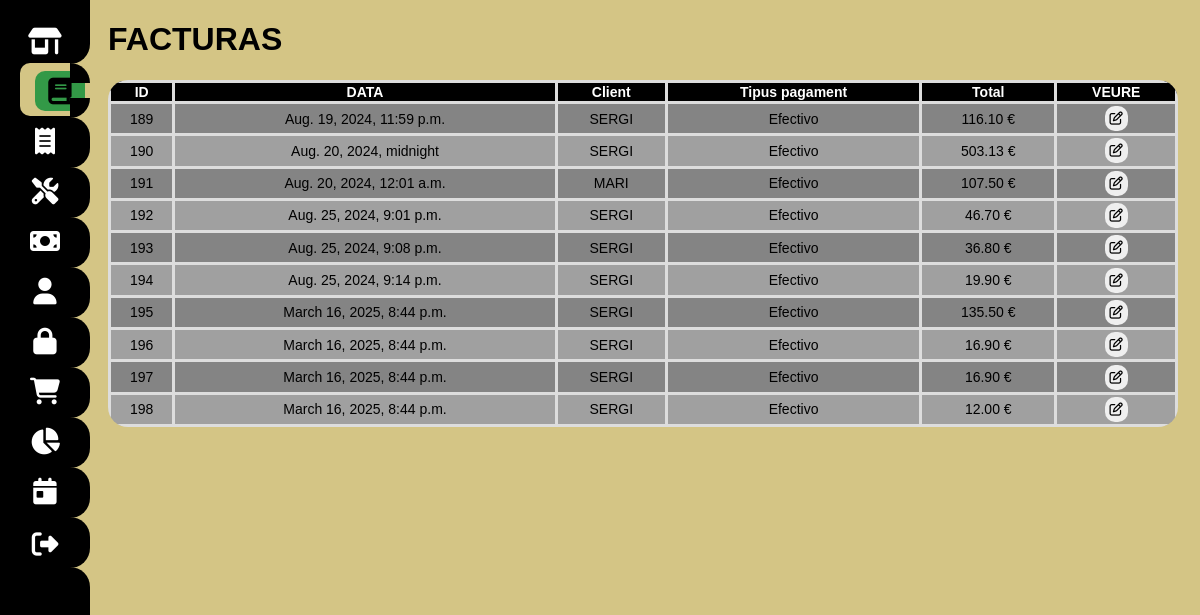
The app's page /facturas/ (signed in) with its own data.
### myapp/models.py (models this page shows)
class Facturas(models.Model):
    numero= models.IntegerField(default=1)
    persona_id=models.IntegerField()
    date=models.DateTimeField()
    METODO_PAGO_CHOICES = [
        ('Efectivo', 'Efectivo'),
        ('Targeta', 'Tarjeta'),
    ]
    metodo_pago = models.CharField(max_length=20, choices=METODO_PAGO_CHOICES, default='Efectivo')
    total= models.DecimalField(max_digits=9999999, decimal_places=2)
    abono=models.CharField(max_length=10, default=" ")
    procedencia=models.CharField(max_length=30, default=" ")
    taula_id_procedencia=models.IntegerField(default=0)

### myapp/views.py (the view)
# urls.py: path("facturas/", views.facturas, name="facturas"),
@login_required
def facturas(request):
    facturas= Facturas.objects.all()
    for factura in facturas:
        nom_cli=Persona.objects.get(id=factura.persona_id).nombre
        factura.persona_id=nom_cli
    return render(request, "facturas.html", {"facturas":facturas})

### myapp/templates/facturas.html (shortened to what this page needs)
{% extends "layouts/base.html" %}
{% block content %}
<!DOCTYPE html>
<html lang="en">
<head>
</head>
<body>
<div class="main-content">
    <div class="products-section">
        <h1>FACTURAS</h1>
    </div>
    <form method="post">
        <table id="productTable">
            <thead>
            <tr>
                <th>ID</th>
                <th>DATA</th>
                <th>Client</th>
                <th>Tipus pagament</th>
                <th>Total</th>
                <th>VEURE</th>
            </tr>
            </thead>
            <tbody>
            {% for factura in facturas %}
            <tr>
                <td>{{ factura.id }}</td>
                <td>{{ factura.date }}</td>
                <td>{{ factura.persona_id }} </td>
                <td>{{ factura.metodo_pago }}</td>
                <td>{{ factura.total }} €</td>
                <td><button type="button" class="popup-trigger" data-factura-id="{{ factura.id }}"><i
                        class="fa-regular fa-pen-to-square"></i></button></td>
            </tr>
            {% endfor %}
            </tbody>
        </table>
    </form>
</div>
</body>
</html>
{% endblock %}

### myapp/static/styles/main.css (style rules this page uses)
body { margin: 0; padding: 0; font-family: Arial, sans-serif; background: rgb(212, 197, 133); color: #000000; }
.main-content { padding-left: 9%; overflow: hidden; }
.products-section { float: left; width: 48%; margin-right: 2%; }
table { width: 98%; border-collapse: collapse; }
table th, table td { padding: 1px; text-align: center; border: 3px solid #ddd; }
table th { background-color: #000000; color: #ffffff; text-align: center; }
tr:nth-child(even) { background-color: #a0a0a0; }
tr:nth-child(odd) { background-color: #848484; }
#productTable { border-radius: 20px; overflow: hidden; -webkit-border-radius: 20px; -moz-border-radius: 20px; -ms-border-radius: 20px; -o-border-radius: 20px; font-size: 14px; }
td button, cart-button button { display: inline-block; border: none; border-radius: 10px; border:none; padding: 5px; -webkit-border-radius: 10px; -moz-border-radius: 10px; -ms-border-radius: 10px; -o-border-radius: 10px; margin: 1%; }

### records on screen
Facturas: id "189", date "Aug. 19, 2024, 11:59 p.m.", persona_id "SERGI", metodo_pago "Efectivo", total "116.10"
Facturas: id "190", date "Aug. 20, 2024, midnight", persona_id "SERGI", metodo_pago "Efectivo", total "503.13"
Facturas: id "191", date "Aug. 20, 2024, 12:01 a.m.", persona_id "MARI", metodo_pago "Efectivo", total "107.50"
Facturas: id "192", date "Aug. 25, 2024, 9:01 p.m.", persona_id "SERGI", metodo_pago "Efectivo", total "46.70"
Facturas: id "193", date "Aug. 25, 2024, 9:08 p.m.", persona_id "SERGI", metodo_pago "Efectivo", total "36.80"
Facturas: id "194", date "Aug. 25, 2024, 9:14 p.m.", persona_id "SERGI", metodo_pago "Efectivo", total "19.90"
Facturas: id "195", date "March 16, 2025, 8:44 p.m.", persona_id "SERGI", metodo_pago "Efectivo", total "135.50"
Facturas: id "196", date "March 16, 2025, 8:44 p.m.", persona_id "SERGI", metodo_pago "Efectivo", total "16.90"
Facturas: id "197", date "March 16, 2025, 8:44 p.m.", persona_id "SERGI", metodo_pago "Efectivo", total "16.90"
Facturas: id "198", date "March 16, 2025, 8:44 p.m.", persona_id "SERGI", metodo_pago "Efectivo", total "12.00"
